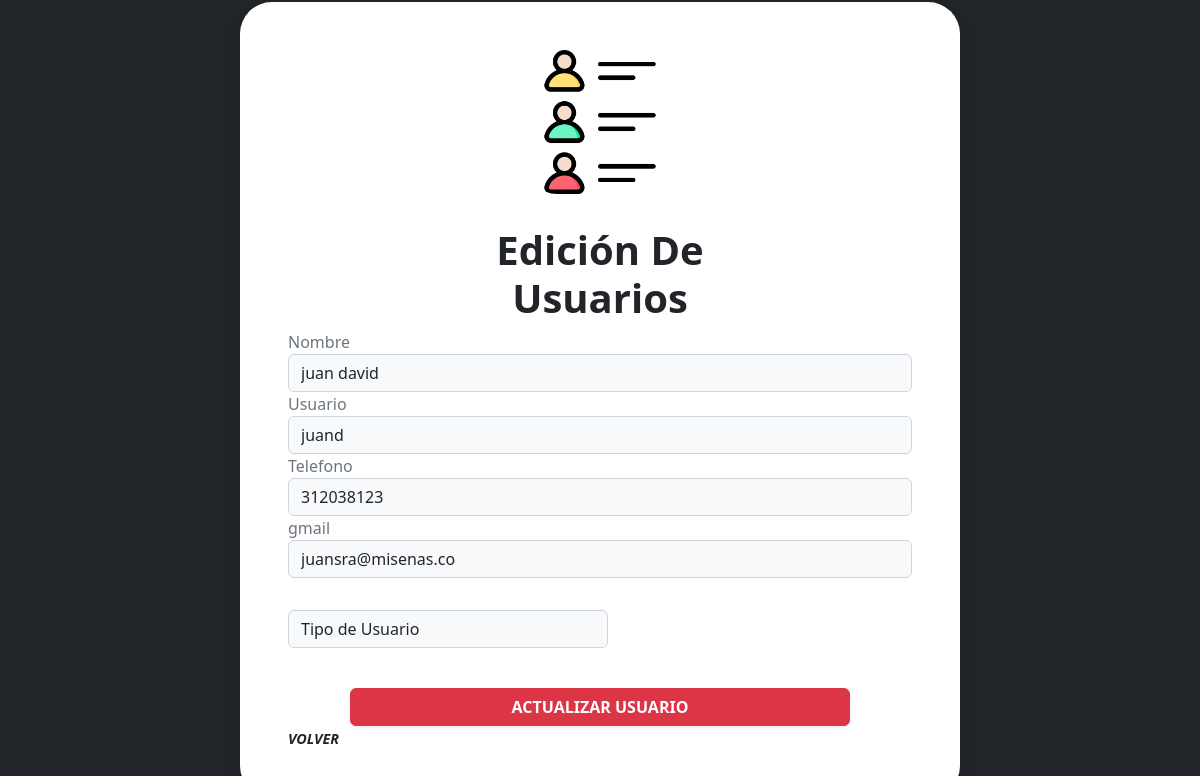
The app's page /vista/admin/listas/edit_usu.php?update=123345 (signed in) with its own data.
### tables this page shows
CREATE TABLE `usuario` (
  `documento` int(10) NOT NULL,
  `nombre` varchar(100) NOT NULL,
  `telefono` int(10) NOT NULL,
  `gmail` varchar(40) NOT NULL,
  `usuario` varchar(20) NOT NULL,
  `clave` varchar(80) NOT NULL,
  `id_rol` int(11) NOT NULL,
  `id_estado` int(11) NOT NULL
);

### vista/admin/listas/edit_usu.php (the view, shortened to what this page needs)
<?php
$db = new Database();
$con = $db->conectar();
?>
<?php
$select = $con -> prepare("SELECT * FROM usuario, rol WHERE usuario.id_rol = rol.id_rol AND usuario.documento = '".$_GET['update']."'");
$select-> execute();
$fila= $select-> fetch(PDO::FETCH_ASSOC);
?>
<!DOCTYPE html>
<html lang="en">
<head>
    <link rel="stylesheet" href="css/estilo_regjosh.css">
    <link href="https://cdn.jsdelivr.net/npm/bootstrap@5.2.0/dist/css/bootstrap.min.css" rel="stylesheet" />
</head>
<body class=" bg-dark d-flex justify-content-center align-items-center vh-100">
  <div class="bg-white p-5 rounded-5 text-secondary shadow" style="width: 45rem">
          <form class="form1" method="GET" name="form1" id="form1" autocomplete="off">
            <div class="imagen d-flex justify-content-center ">
                <img src="../../../imagenes/cliente.png" class="logo" style="height: 9rem; border-radius: 20%; margin-bottom: 2rem; " alt="Avatar Image">
            </div>
            <h1 class="text-center text-dark fs-1 fw-bold">Edición De <br> Usuarios</h1>
                <label for="docu"> Nombre </label>
                <input class="form-control bg-light" type="text" name="nom" value="<?php echo $fila['nombre'] ?>" placeholder="Ingrese Nombre completo">
                <label for="docu"> Usuario </label>
                <input class="form-control bg-light" type="text" name="user" value="<?php echo $fila['usuario'] ?>" placeholder="Ingrese usuario">
                <label for="docu"> Telefono </label>
                <input class="form-control bg-light" type="number" name="tel" value="<?php echo $fila['telefono'] ?>" placeholder="Ingrese telefono">
                <label for="docu"> gmail </label>
                <input class="form-control bg-light" type="email" name="gmail" value="<?php echo $fila['gmail'] ?>" placeholder="Ingrese correo">
            <select class="form-control bg-light" style="margin-top: 2rem; margin-bottom: 1rem; width: 20rem;" name="idusu">
                 <option value="">Tipo de Usuario</option>
            </select>
            <div class="d-flex gap-1 justify-content-center mt-1"><input class="btn btn-danger text-white mt-4 fw-semibold shadow-sm" style="width: 80%" type="submit" name="actu" value="ACTUALIZAR USUARIO"></div>
            <a href="usuarios.php" class="text-decoration-none text-dark fw-semibold fst-italic" style="font-size: 0.9rem;">VOLVER</a>
          </form>
  </div>
</html>

### css/estilo_regjosh.css (style rules this page uses)
body { margin: 0; padding: 0; background-color: #292828; font-family: sans-serif; height: 100vh; }

### records on screen
usuario: nom "juan david", user "juand", tel "312038123", gmail "juansra@misenas.co"
